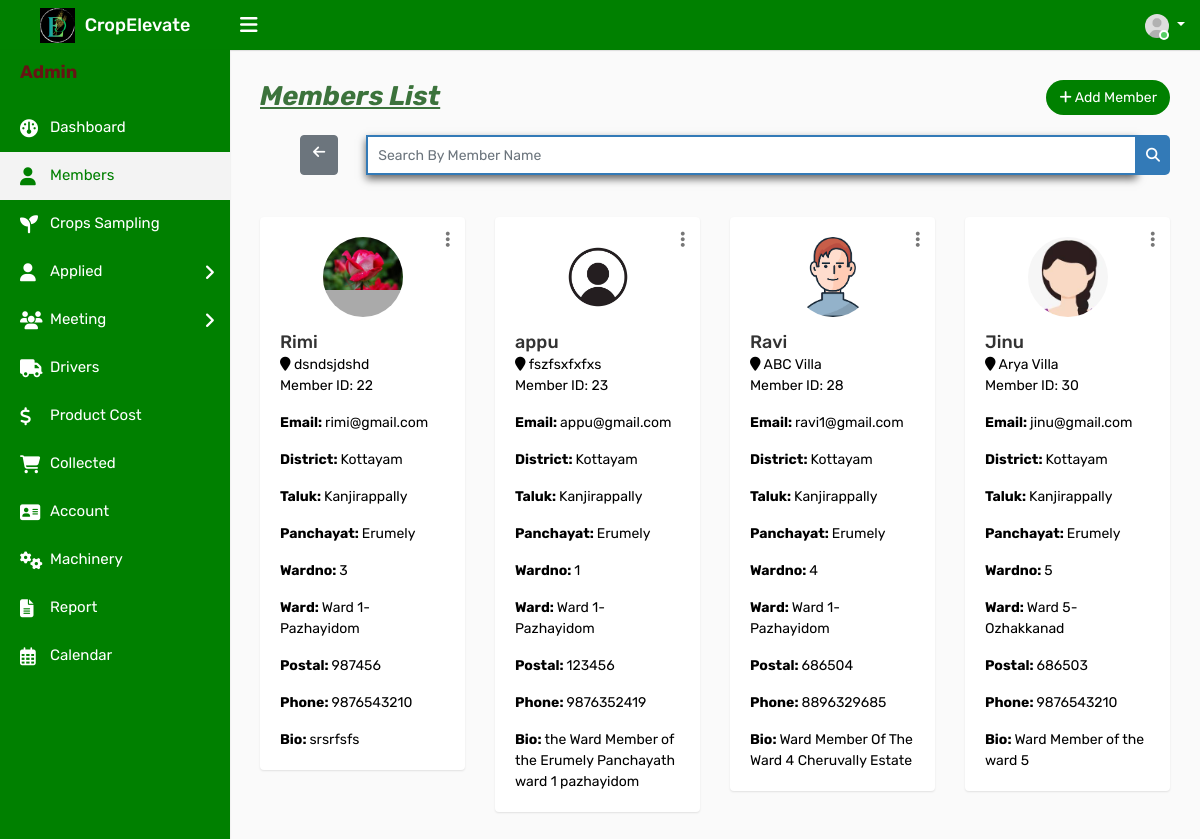
The app's page /admember, older data.
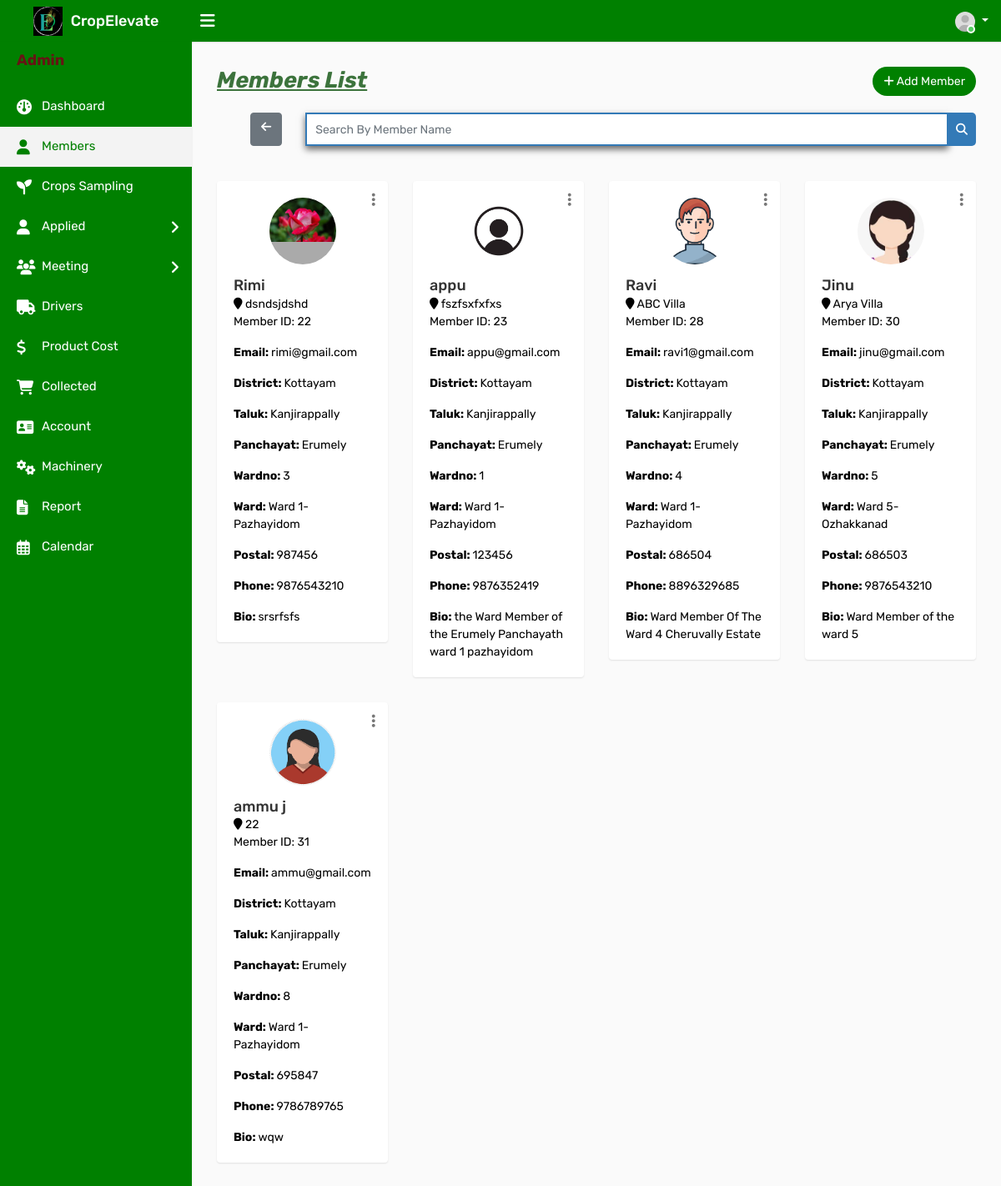
The same page, newer data.
### ceapp/models.py (models this page shows, shortened)
class Member(models.Model):
    user = models.ForeignKey(CustomUser, on_delete=models.CASCADE, blank=True, null=True)
    Name = models.CharField(max_length=100,null=True, blank=True)
    email = models.EmailField(max_length=100,null=True, blank=True)
    admin_set_password = models.CharField(max_length=128, blank=True, null=True)
    dob = models.CharField(max_length=100,null=True, blank=True)
    address = models.TextField()
    district= models.CharField(max_length=100,null=True, blank=True)
    taluk = models.CharField(max_length=255, null=True, blank=True)
    Panchayat = models.CharField(max_length=100,null=True, blank=True)
    wardname = models.CharField(max_length=100,null=True, blank=True)
    wardno = models.IntegerField(max_length=100,null=True, blank=True)
    postal = models.IntegerField()
    phone = models.IntegerField()
    bio=models.TextField()
    profile_photo = models.ImageField(upload_to='profile_photos/', blank=True, null=True)
    amob = models.IntegerField(max_length=100,null=True, blank=True)
    aemail = models.CharField(max_length=255, null=True, blank=True)
    degree = models.CharField(max_length=255, null=True, blank=True)
    institution = models.CharField(max_length=255, null=True,blank=True)
    reset_password = models.CharField(max_length=128, null=True, blank=True)  # New field for reset password
    is_active = models.BooleanField(default=True)

### ceapp/views.py (the view)
# urls.py: path('admember',views.admember,name='admember'),
def admember(request):
    members = Member.objects.filter(is_active=True)
    return render(request, 'admintemp/admember.html', {'members': members})

### templates/admintemp/admember.html (shortened to what this page needs)
{% load static %}
<!DOCTYPE html>
<html lang="en">
<head>
    <link rel="stylesheet" type="text/css" href="{% static 'assets/css/bootstrap.min.css' %}">
    <link rel="stylesheet" type="text/css" href="{% static 'assets/css/font-awesome.min.css' %}">
    <link rel="stylesheet" type="text/css" href="{% static 'assets/css/select2.min.css' %}">
    <link rel="stylesheet" type="text/css" href="{% static 'assets/css/bootstrap-datetimepicker.min.css' %}">
    <link rel="stylesheet" type="text/css" href="{% static 'assets/css/style.css' %}">
    <link rel="stylesheet" href="https://cdnjs.cloudflare.com/ajax/libs/font-awesome/6.2.0/css/all.min.css">
</head>
<body>
    <div class="main-wrapper">
        <div class="header">
			<div class="header-left">
				<a href="{% url 'adindex' %}" class="logo">
					<img src="{% static 'assets/img/adminlogo1.png' %}" width="35" height="35" alt=""> <span>CropElevate</span>
				</a>
			</div>
			<a id="toggle_btn" href="javascript:void(0);"><i class="fa fa-bars"></i></a>
            <ul class="nav user-menu float-right">
                <li class="nav-item dropdown has-arrow">
                    <a href="#" class="dropdown-toggle nav-link user-link" data-toggle="dropdown">
                        <span class="user-img"><img class="rounded-circle" src="{% static 'assets/img/user.jpg' %}" width="40" alt="Admin">
							<span class="status online"></span></span>
                    </a>
                </li>
            </ul>
        </div>
        <div class="sidebar" id="sidebar">
            <div class="sidebar-inner slimscroll">
                <div id="sidebar-menu" class="sidebar-menu">
                    <ul>
                        <li class="menu-title" style="color:#661414; font-weight:bold;"><h4><b>Admin</b></h4></li>
                        <li>
                            <a href="{% url 'adindex' %}"><i class="fa fa-dashboard"></i> <span>Dashboard</span></a>
                        </li>
						<li class="active">
                            <a href="{% url 'admember' %}"><i class="fa fa-user"></i> <span>Members</span></a>
                        </li>
                        <li>
                            <a href="{% url 'adcrop' %}"><i class="fas fa-seedling fa-2x"></i> <span>Crops Sampling</span></a>
                        </li>
                        <li class="submenu green-background">
                            <a href="#"><i class="fa fa-user"></i> Applied <span class="menu-arrow"></span></a>
                        </li>
                        <li class="submenu green-background">
                            <a href="#"><i class="fas fa-users fa-2x"></i>  Meeting<span class="menu-arrow"></span></a>
                        </li>
                        <li>
                            <a href="{% url 'driver' %}"><i class="fas fa-truck"></i> <span>Drivers</span></a>
                        </li>
                        <li>
                            <a href="{% url 'adproductcost' %}"><i class="fas fa-dollar-sign"></i> <span>Product Cost</span></a>
                        </li>
                        <li>
                            <a href="{% url 'adselldetails' %}"><i class="fas fa-shopping-cart"></i> <span>Collected</span></a>
                        </li>
                        <li>
                            <a href="{% url 'all_accounts' %}"><i class="fa fa-address-card"></i> <span>Account</span></a>
                        </li>
                        <li>
                            <a href="{% url 'admachinery' %}"><i class="fas fa-cogs"></i> <span>Machinery</span></a>
                        </li>
                        <li>
                            <a href="{% url 'adreport' %}"><i class="fas fa-file-text"></i>
                            </i> <span>Report</span></a>
                        </li>
                        <li>
                            <a href="{% url 'adcalendar' %}"><i class="far fa-calendar-alt fa-2x"></i>
                                <span>Calendar</span></a>
                        </li>
                    </ul>
                </div>
            </div>
        </div>
        <div class="page-wrapper" >
            <div class="content">
                <div class="row">
                    <div class="col-sm-4 col-3">
                        <h4 class="page-title" style="font-size:27px; color:#3c733c;" id="memberlist"><b><i><u>Members List</b></i></u></h4>
                    </div>
                    <div class="col-sm-8 col-9 text-right m-b-20">
                        <a href="{% url 'adaddmember' %}" class="btn btn-primary btn-rounded float-right" style="background-color: green; color: white;"><i class="fa fa-plus" id="addmem"></i> Add Member</a>
                    </div>
                </div>
                <div class="row">
                    <div class="col-md-12">
                        <form id="search-form" method="GET" action="{% url 'search_member' %}">
                            <div class="input-group">
                                <a href="{% url 'admember' %}" class="btn btn-secondary" style="margin-left:40px;"><i class="fa fa-arrow-left"></i></a>&ensp;&ensp;&ensp;&ensp;
                                <input type="text" class="form-control custom-search-input" name="membername" placeholder="Search By Member Name">
                                <div class="input-group-append">
                                    <button class="btn btn-primary custom-search-btn" type="submit"><i class="fa fa-search"></i></button>
                                </div>
                            </div>
                        </form>
                    </div>
                </div><br><br>
                <div class="row doctor-grid">
                    {% for member in members %}
                    <div class="col-md-4 col-sm-4  col-lg-3 ">
                        <div class="profile-widget" style="text-align:left;">
                             <div class="doctor-img">
                                <a class="avatar" href="#"><img alt="" src="{{ member.profile_photo.url }}"></a>
                               </div>
                            <div class="dropdown profile-action">
                                <a href="#" class="action-icon dropdown-toggle" data-toggle="dropdown" aria-expanded="false"><i class="fa fa-ellipsis-v"></i></a>
                            </div>
                            <h4 class="doctor-name text-ellipsis"><a href="profile.html"> {{ member.Name }}</a></h4>
                            <div class="user-country" style="color:black;">
                                <i class="fa fa-map-marker"></i> {{ member.address }}
                            </div>
                            <div>
                                <p style="color:black;">Member ID: {{ member.id }}</p>
                                <p class="card-text" style="color:black;"><b>Email: </b>{{ member.email }}</p>
                                <p class="card-text" style="color:black;"><b>District: </b>{{ member.district }}</p>
                                <p class="card-text" style="color:black;"><b>Taluk: </b>{{ member.taluk }}</p>
                                <p class="card-text" style="color:black;"><b>Panchayat: </b>{{ member.Panchayat }}</p>
                                <p class="card-text" style="color:black;"><b>Wardno: </b>{{ member.wardno }}</p>
                                <p class="card-text" style="color:black;"><b>Ward: </b>{{ member.wardname }}</p>
                                <p class="card-text" style="color:black;"><b>Postal: </b>{{ member.postal }}</p>
                                <p class="card-text" style="color:black;"><b>Phone: </b>{{ member.phone }}</p>
                                <p class="card-text" style="color:black;"><b>Bio: </b>{{ member.bio }}</p>
                            </div>
                        </div>
                    </div>
                    {% endfor %}
                </div>
            </div>
		</div>
    </div>
</body>
</html>

Row changes from the older to the newer data that the page shows:
added Member: profile_photo (picture), Name "ammu j", address "22", id "31", email "ammu@gmail.com", district "Kottayam", taluk "Kanjirappally", Panchayat "Erumely", wardno "8", wardname "Ward 1-Pazhayidom", postal "695847", phone "9786789765", bio "wqw"
